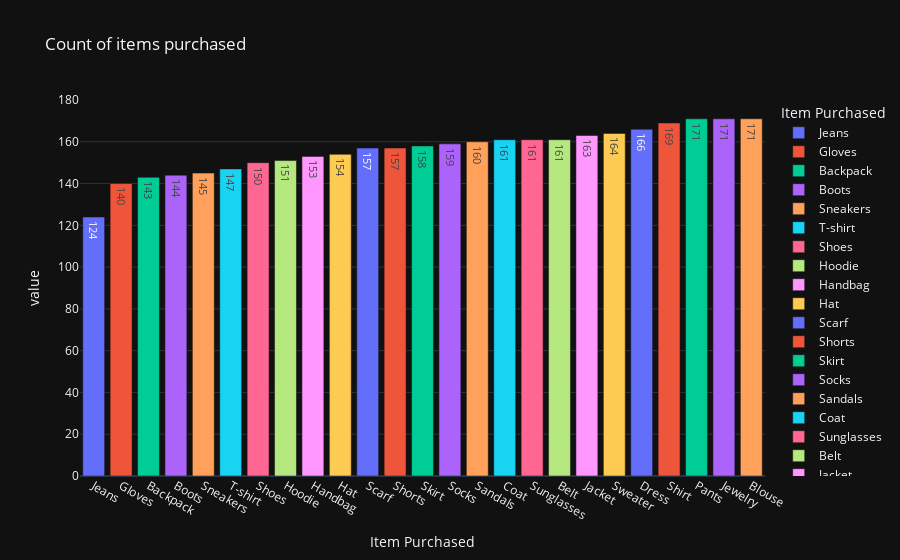

Notebook source saved alongside this figure:
### Code cell
iplot(px.bar(data_items_purchased,
             labels={'values':'count'},
             color=data_items_purchased.index,
             template='plotly_dark',
             text_auto=True,
             title='Count of items purchased'))

### Figure 1 — Plotly figure (JSON) as saved in the notebook; plotly's stock layout.template omitted (floating-point values rounded to 4 significant figures)
{"data": [{"alignmentgroup": "True", "hovertemplate": "Item Purchased=%{x}<br>value=%{y}<extra></extra>", "legendgroup": "Jeans", "marker": {"color": "#636efa", "pattern": {"shape": ""}}, "name": "Jeans", "offsetgroup": "Jeans", "orientation": "v", "showlegend": true, "textposition": "auto", "texttemplate": "%{y}", "type": "bar", "x": ["Jeans"], "xaxis": "x", "y": [124], "yaxis": "y"}, {"alignmentgroup": "True", "hovertemplate": "Item Purchased=%{x}<br>value=%{y}<extra></extra>", "legendgroup": "Gloves", "marker": {"color": "#EF553B", "pattern": {"shape": ""}}, "name": "Gloves", "offsetgroup": "Gloves", "orientation": "v", "showlegend": true, "textposition": "auto", "texttemplate": "%{y}", "type": "bar", "x": ["Gloves"], "xaxis": "x", "y": [140], "yaxis": "y"}, {"alignmentgroup": "True", "hovertemplate": "Item Purchased=%{x}<br>value=%{y}<extra></extra>", "legendgroup": "Backpack", "marker": {"color": "#00cc96", "pattern": {"shape": ""}}, "name": "Backpack", "offsetgroup": "Backpack", "orientation": "v", "showlegend": true, "textposition": "auto", "texttemplate": "%{y}", "type": "bar", "x": ["Backpack"], "xaxis": "x", "y": [143], "yaxis": "y"}, {"alignmentgroup": "True", "hovertemplate": "Item Purchased=%{x}<br>value=%{y}<extra></extra>", "legendgroup": "Boots", "marker": {"color": "#ab63fa", "pattern": {"shape": ""}}, "name": "Boots", "offsetgroup": "Boots", "orientation": "v", "showlegend": true, "textposition": "auto", "texttemplate": "%{y}", "type": "bar", "x": ["Boots"], "xaxis": "x", "y": [144], "yaxis": "y"}, {"alignmentgroup": "True", "hovertemplate": "Item Purchased=%{x}<br>value=%{y}<extra></extra>", "legendgroup": "Sneakers", "marker": {"color": "#FFA15A", "pattern": {"shape": ""}}, "name": "Sneakers", "offsetgroup": "Sneakers", "orientation": "v", "showlegend": true, "textposition": "auto", "texttemplate": "%{y}", "type": "bar", "x": ["Sneakers"], "xaxis": "x", "y": [145], "yaxis": "y"}, {"alignmentgroup": "True", "hovertemplate": "Item Purchased=%{x}<br>value=%{y}<extra></extra>", "legendgroup": "T-shirt", "marker": {"color": "#19d3f3", "pattern": {"shape": ""}}, "name": "T-shirt", "offsetgroup": "T-shirt", "orientation": "v", "showlegend": true, "textposition": "auto", "texttemplate": "%{y}", "type": "bar", "x": ["T-shirt"], "xaxis": "x", "y": [147], "yaxis": "y"}, {"alignmentgroup": "True", "hovertemplate": "Item Purchased=%{x}<br>value=%{y}<extra></extra>", "legendgroup": "Shoes", "marker": {"color": "#FF6692", "pattern": {"shape": ""}}, "name": "Shoes", "offsetgroup": "Shoes", "orientation": "v", "showlegend": true, "textposition": "auto", "texttemplate": "%{y}", "type": "bar", "x": ["Shoes"], "xaxis": "x", "y": [150], "yaxis": "y"}, {"alignmentgroup": "True", "hovertemplate": "Item Purchased=%{x}<br>value=%{y}<extra></extra>", "legendgroup": "Hoodie", "marker": {"color": "#B6E880", "pattern": {"shape": ""}}, "name": "Hoodie", "offsetgroup": "Hoodie", "orientation": "v", "showlegend": true, "textposition": "auto", "texttemplate": "%{y}", "type": "bar", "x": ["Hoodie"], "xaxis": "x", "y": [151], "yaxis": "y"}, {"alignmentgroup": "True", "hovertemplate": "Item Purchased=%{x}<br>value=%{y}<extra></extra>", "legendgroup": "Handbag", "marker": {"color": "#FF97FF", "pattern": {"shape": ""}}, "name": "Handbag", "offsetgroup": "Handbag", "orientation": "v", "showlegend": true, "textposition": "auto", "texttemplate": "%{y}", "type": "bar", "x": ["Handbag"], "xaxis": "x", "y": [153], "yaxis": "y"}, {"alignmentgroup": "True", "hovertemplate": "Item Purchased=%{x}<br>value=%{y}<extra></extra>", "legendgroup": "Hat", "marker": {"color": "#FECB52", "pattern": {"shape": ""}}, "name": "Hat", "offsetgroup": "Hat", "orientation": "v", "showlegend": true, "textposition": "auto", "texttemplate": "%{y}", "type": "bar", "x": ["Hat"], "xaxis": "x", "y": [154], "yaxis": "y"}, {"alignmentgroup": "True", "hovertemplate": "Item Purchased=%{x}<br>value=%{y}<extra></extra>", "legendgroup": "Scarf", "marker": {"color": "#636efa", "pattern": {"shape": ""}}, "name": "Scarf", "offsetgroup": "Scarf", "orientation": "v", "showlegend": true, "textposition": "auto", "texttemplate": "%{y}", "type": "bar", "x": ["Scarf"], "xaxis": "x", "y": [157], "yaxis": "y"}, {"alignmentgroup": "True", "hovertemplate": "Item Purchased=%{x}<br>value=%{y}<extra></extra>", "legendgroup": "Shorts", "marker": {"color": "#EF553B", "pattern": {"shape": ""}}, "name": "Shorts", "offsetgroup": "Shorts", "orientation": "v", "showlegend": true, "textposition": "auto", "texttemplate": "%{y}", "type": "bar", "x": ["Shorts"], "xaxis": "x", "y": [157], "yaxis": "y"}, {"alignmentgroup": "True", "hovertemplate": "Item Purchased=%{x}<br>value=%{y}<extra></extra>", "legendgroup": "Skirt", "marker": {"color": "#00cc96", "pattern": {"shape": ""}}, "name": "Skirt", "offsetgroup": "Skirt", "orientation": "v", "showlegend": true, "textposition": "auto", "texttemplate": "%{y}", "type": "bar", "x": ["Skirt"], "xaxis": "x", "y": [158], "yaxis": "y"}, {"alignmentgroup": "True", "hovertemplate": "Item Purchased=%{x}<br>value=%{y}<extra></extra>", "legendgroup": "Socks", "marker": {"color": "#ab63fa", "pattern": {"shape": ""}}, "name": "Socks", "offsetgroup": "Socks", "orientation": "v", "showlegend": true, "textposition": "auto", "texttemplate": "%{y}", "type": "bar", "x": ["Socks"], "xaxis": "x", "y": [159], "yaxis": "y"}, {"alignmentgroup": "True", "hovertemplate": "Item Purchased=%{x}<br>value=%{y}<extra></extra>", "legendgroup": "Sandals", "marker": {"color": "#FFA15A", "pattern": {"shape": ""}}, "name": "Sandals", "offsetgroup": "Sandals", "orientation": "v", "showlegend": true, "textposition": "auto", "texttemplate": "%{y}", "type": "bar", "x": ["Sandals"], "xaxis": "x", "y": [160], "yaxis": "y"}, {"alignmentgroup": "True", "hovertemplate": "Item Purchased=%{x}<br>value=%{y}<extra></extra>", "legendgroup": "Coat", "marker": {"color": "#19d3f3", "pattern": {"shape": ""}}, "name": "Coat", "offsetgroup": "Coat", "orientation": "v", "showlegend": true, "textposition": "auto", "texttemplate": "%{y}", "type": "bar", "x": ["Coat"], "xaxis": "x", "y": [161], "yaxis": "y"}, {"alignmentgroup": "True", "hovertemplate": "Item Purchased=%{x}<br>value=%{y}<extra></extra>", "legendgroup": "Sunglasses", "marker": {"color": "#FF6692", "pattern": {"shape": ""}}, "name": "Sunglasses", "offsetgroup": "Sunglasses", "orientation": "v", "showlegend": true, "textposition": "auto", "texttemplate": "%{y}", "type": "bar", "x": ["Sunglasses"], "xaxis": "x", "y": [161], "yaxis": "y"}, {"alignmentgroup": "True", "hovertemplate": "Item Purchased=%{x}<br>value=%{y}<extra></extra>", "legendgroup": "Belt", "marker": {"color": "#B6E880", "pattern": {"shape": ""}}, "name": "Belt", "offsetgroup": "Belt", "orientation": "v", "showlegend": true, "textposition": "auto", "texttemplate": "%{y}", "type": "bar", "x": ["Belt"], "xaxis": "x", "y": [161], "yaxis": "y"}, {"alignmentgroup": "True", "hovertemplate": "Item Purchased=%{x}<br>value=%{y}<extra></extra>", "legendgroup": "Jacket", "marker": {"color": "#FF97FF", "pattern": {"shape": ""}}, "name": "Jacket", "offsetgroup": "Jacket", "orientation": "v", "showlegend": true, "textposition": "auto", "texttemplate": "%{y}", "type": "bar", "x": ["Jacket"], "xaxis": "x", "y": [163], "yaxis": "y"}, {"alignmentgroup": "True", "hovertemplate": "Item Purchased=%{x}<br>value=%{y}<extra></extra>", "legendgroup": "Sweater", "marker": {"color": "#FECB52", "pattern": {"shape": ""}}, "name": "Sweater", "offsetgroup": "Sweater", "orientation": "v", "showlegend": true, "textposition": "auto", "texttemplate": "%{y}", "type": "bar", "x": ["Sweater"], "xaxis": "x", "y": [164], "yaxis": "y"}, {"alignmentgroup": "True", "hovertemplate": "Item Purchased=%{x}<br>value=%{y}<extra></extra>", "legendgroup": "Dress", "marker": {"color": "#636efa", "pattern": {"shape": ""}}, "name": "Dress", "offsetgroup": "Dress", "orientation": "v", "showlegend": true, "textposition": "auto", "texttemplate": "%{y}", "type": "bar", "x": ["Dress"], "xaxis": "x", "y": [166], "yaxis": "y"}, {"alignmentgroup": "True", "hovertemplate": "Item Purchased=%{x}<br>value=%{y}<extra></extra>", "legendgroup": "Shirt", "marker": {"color": "#EF553B", "pattern": {"shape": ""}}, "name": "Shirt", "offsetgroup": "Shirt", "orientation": "v", "showlegend": true, "textposition": "auto", "texttemplate": "%{y}", "type": "bar", "x": ["Shirt"], "xaxis": "x", "y": [169], "yaxis": "y"}, {"alignmentgroup": "True", "hovertemplate": "Item Purchased=%{x}<br>value=%{y}<extra></extra>", "legendgroup": "Pants", "marker": {"color": "#00cc96", "pattern": {"shape": ""}}, "name": "Pants", "offsetgroup": "Pants", "orientation": "v", "showlegend": true, "textposition": "auto", "texttemplate": "%{y}", "type": "bar", "x": ["Pants"], "xaxis": "x", "y": [171], "yaxis": "y"}, {"alignmentgroup": "True", "hovertemplate": "Item Purchased=%{x}<br>value=%{y}<extra></extra>", "legendgroup": "Jewelry", "marker": {"color": "#ab63fa", "pattern": {"shape": ""}}, "name": "Jewelry", "offsetgroup": "Jewelry", "orientation": "v", "showlegend": true, "textposition": "auto", "texttemplate": "%{y}", "type": "bar", "x": ["Jewelry"], "xaxis": "x", "y": [171], "yaxis": "y"}, {"alignmentgroup": "True", "hovertemplate": "Item Purchased=%{x}<br>value=%{y}<extra></extra>", "legendgroup": "Blouse", "marker": {"color": "#FFA15A", "pattern": {"shape": ""}}, "name": "Blouse", "offsetgroup": "Blouse", "orientation": "v", "showlegend": true, "textposition": "auto", "texttemplate": "%{y}", "type": "bar", "x": ["Blouse"], "xaxis": "x", "y": [171], "yaxis": "y"}], "layout": {"barmode": "relative", "legend": {"title": {"text": "Item Purchased"}, "tracegroupgap": 0}, "title": {"text": "Count of items purchased"}, "xaxis": {"anchor": "y", "categoryarray": ["Jeans", "Gloves", "Backpack", "Boots", "Sneakers", "T-shirt", "Shoes", "Hoodie", "Handbag", "Hat", "Scarf", "Shorts", "Skirt", "Socks", "Sandals", "Coat", "Sunglasses", "Belt", "Jacket", "Sweater", "Dress", "Shirt", "Pants", "Jewelry", "Blouse"], "categoryorder": "array", "domain": [0, 1], "title": {"text": "Item Purchased"}}, "yaxis": {"anchor": "x", "domain": [0, 1], "title": {"text": "value"}}}}
